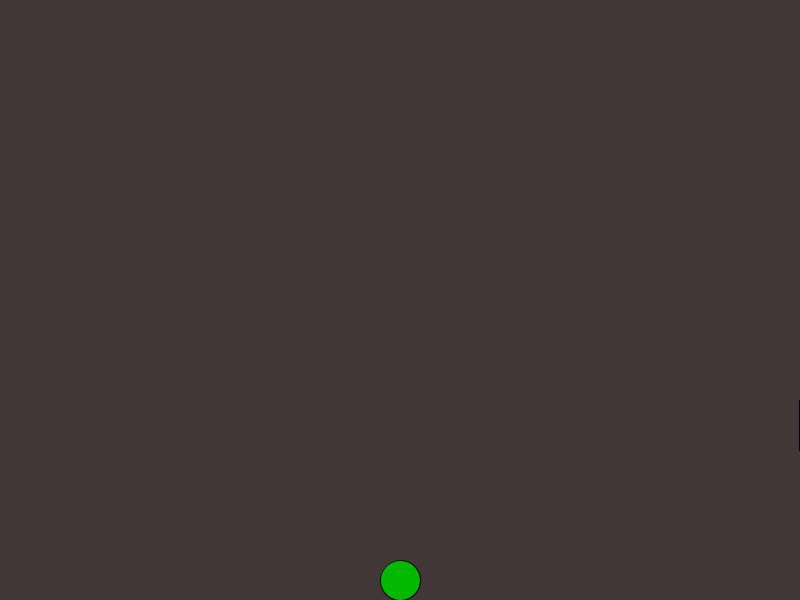
Frame 1 (no input)
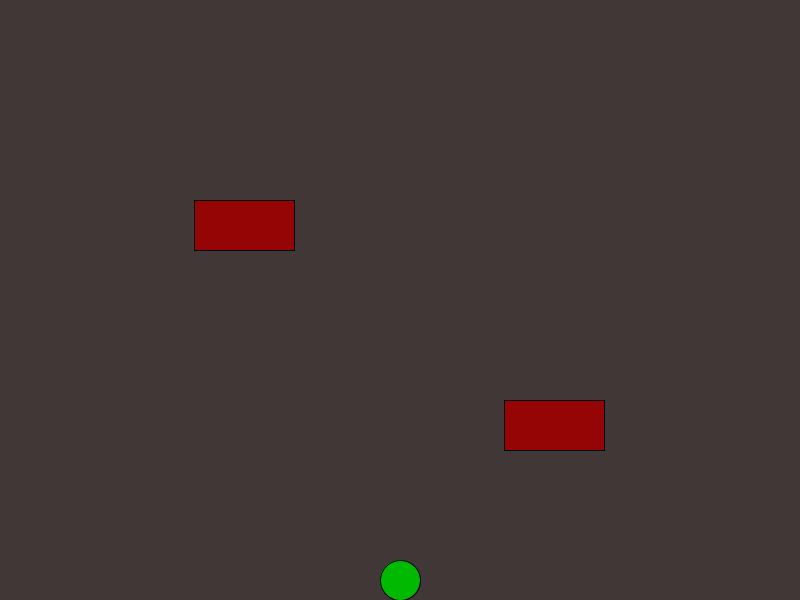
Frame 60 (the mouse pressed at the canvas centre just before this capture)
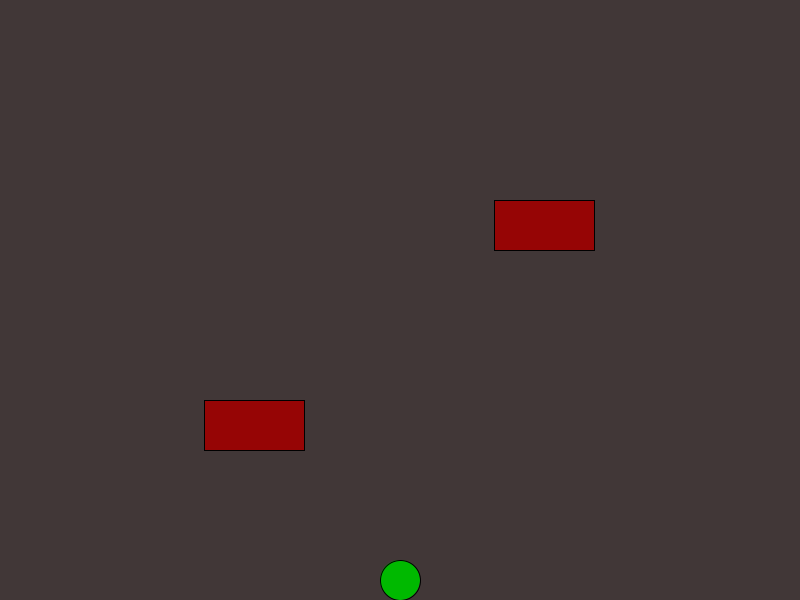
Frame 120 (the mouse held since frame 60 and released just before this capture)

The Processing sketch that drew these frames (run headless with seeded random() and noise(); from frame 60 on, the mouse is pressed at the canvas centre):

// Processing sketch: root_png
// ── root_png.pde
int x = 400;
int y = 580;
Car c1 = new Car(-101, 200, 100, 5);
Car c2 = new Car(799, 400, 100, 5);
void setup(){
  size(800, 600);
}


void draw(){
  background(65,55,55);
  fill(0, 185, 0);
ellipse(x, y, 40, 40);
method();
c1.display();
c2.display();
c1.right();
c2.left();
intersects(c1);
intersects(c2);
if(intersects(c1) ||  intersects(c2)){
  x = 400;
  y = 580;
}
}
boolean intersects(Car car) {
 if ((y > car.getY() && y < car.getY()+50) &&
                (x > car.getX() && x < car.getX()+car.getSize())) {
   return true;
 }
 else{
   return false;
 }
 }


void keyPressed(){
    if(key == CODED){
        if(keyCode == UP)
        {
            y = y - 10;
        }
        else if(keyCode == DOWN)
        {
            y = y + 10;        
          }
        else if(keyCode == RIGHT)
        {
            x = x + 10;
        }
        else if(keyCode == LEFT)
        {
            x = x - 10;
        }
    }
}


void method(){
  if(x > 780){
    x = 779;
  }
  else if(x < 20){
    x = 21;
  }
  else if(y > 580){
    y = 579;
  }
  else if(y < 20){
    y = 21;
  }
}


class Car{
int carX;
int carY;
int size;
int speed;
public Car(int carX, int carY, int size, int speed){
  this.carX = carX;
  this.carY = carY;
  this.size = size;
  this.speed = speed;

}
void display()
  {
    fill(150, 5, 5);
    rect(carX , carY,  size, 50);
  }
  void left(){
    carX = carX - speed;
    if (carX < -100){
    carX = 799;
    }
  }
  void right(){
    carX = carX + speed;
    if (carX > 810){
      carX = -100;
    }
  }
  public int getX(){
    return this.carX;
  }
  public int getY(){
    return this.carY;
  }
  public int getSize(){
    return this.size;
  }
  }

 
